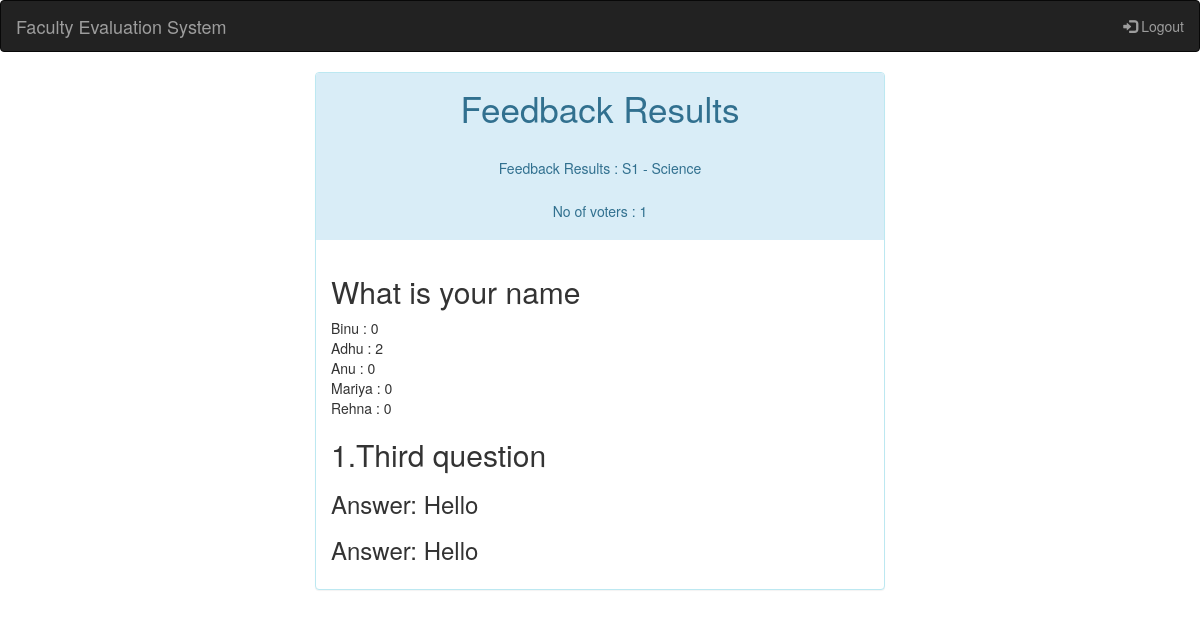
Page /FES/teacher/index/12/12/ on the committed database.
### teacher/models.py (models this page shows)
class Semester(models.Model):
    semesterName = models.CharField(max_length=20)

class Subject(models.Model):
    subjectName = models.CharField(max_length=100)

### survey/models.py (models this page shows, shortened)
class MCQ(models.Model):
    textName = models.CharField(max_length=200)
    form = models.ForeignKey(Form)
    token = models.ForeignKey(Token, null=True)

class Options(models.Model):
    textName = models.CharField(max_length=200)
    result = models.IntegerField(default=0)
    mcq = models.ForeignKey(MCQ)
    form = models.ForeignKey(Form)

class TextView(models.Model):
    textName = models.CharField(max_length=200)
    result = models.CharField(max_length=200)
    form = models.ForeignKey(Form)
    token = models.ForeignKey(Token, null=True)

### teacher/views.py (the view)
# urls.py: url(r'index/([0-9]+)/([0-9]+)/$', views.result, name='result' )
def result(request ,sem ,  formId):
    form = survey_model.Form.objects.get(pk=int(formId))
    allToken = survey_model.Token.objects.filter(form = form)
    mcqs = survey_model.MCQ.objects.filter(form=form).filter(token__isnull=True)
    textViews = survey_model.TextView.objects.filter(form=form).filter(token__isnull=True)
    textViews_withans = survey_model.TextView.objects.filter(form=form).filter(token__isnull=False)
    mcq_questions = []
    for mcq in mcqs:
        options = (survey_model.Options.objects.filter(mcq=mcq)).filter(form = form)
        mcq_questions.append([mcq.textName, options])
    context = {
        'mcq_questions': mcq_questions,
        'text_view_questions': textViews,
        'text_view_ans' : textViews_withans,
        'subject' : form.teacher.subject.subjectName,
        'sem' : form.semester.semesterName,
        'count' : allToken.count
    }
    return render(request , 'teacher/result.html' , context)

### templates/teacher/result.html (shortened to what this page needs)
<!DOCTYPE html>
<html lang="en">
<head>
  <link rel="stylesheet" href="https://maxcdn.bootstrapcdn.com/bootstrap/3.3.7/css/bootstrap.min.css">
</head>
<body>
    <nav class="navbar navbar-inverse">
      <div class="container-fluid">
        <div class="navbar-header">
          <a class="navbar-brand" href="#">Faculty Evaluation System</a>
        </div>
          <ul class="nav navbar-nav navbar-right">
              <li><a href="/FES/administrator/logout/"><span class="glyphicon glyphicon-log-in"></span> Logout</a></li>
          </ul>
      </div>
    </nav>
    <div class="panel-group col-sm-6 col-sm-offset-3">
        <div class="panel panel-info ">
          <div class="panel-heading" style="text-align: center;font-size:2.5em ">Feedback Results
              <h5 style="margin-top: 2em">Feedback Results : {{ sem }} - {{ subject }}</h5>
              <h5 style="margin-top: 2em">No of voters : {{ count }} </h5>
          </div>
          <div class="panel-body">
              {% if True %}
                  {% if mcq_questions %}
                    {% for mcq in mcq_questions %}
                        <h2>{{ mcq.0 }}<br/></h2>
                        {% for option in mcq.1 %}
                            {{ option.textName }} : {{ option.result }}<br/>
                        {% endfor %}
                    {% endfor %}
                  {% endif %}
                  {% if text_view_questions %}
                    {% for question in text_view_questions %}
                        <h2>{{ forloop.counter }}.{{ question.textName }}<br/></h2>
                        {% for ans in text_view_ans %}
                            <h3>Answer: {{ ans.result }}</h3>
                        {% endfor %}
                      {% endfor %}
                  {% endif %}
              {% else %}
                  <h4 style="margin-top: 2em">Nothing much to display. Try again later.</h4>
              {% endif %}
          </div>
        </div>
    </div>
</body>
</html>

### rows in the picture
Semester: semesterName "S1"
Subject: subjectName "Science"
MCQ: textName "What is your name"
Options: textName "Binu", result "0"
Options: textName "Adhu", result "2"
Options: textName "Anu", result "0"
Options: textName "Mariya", result "0"
Options: textName "Rehna", result "0"
TextView: textName "Third question"
TextView: result "Hello"
TextView: result "Hello"

### other values in the picture
{{ count }} "1"
